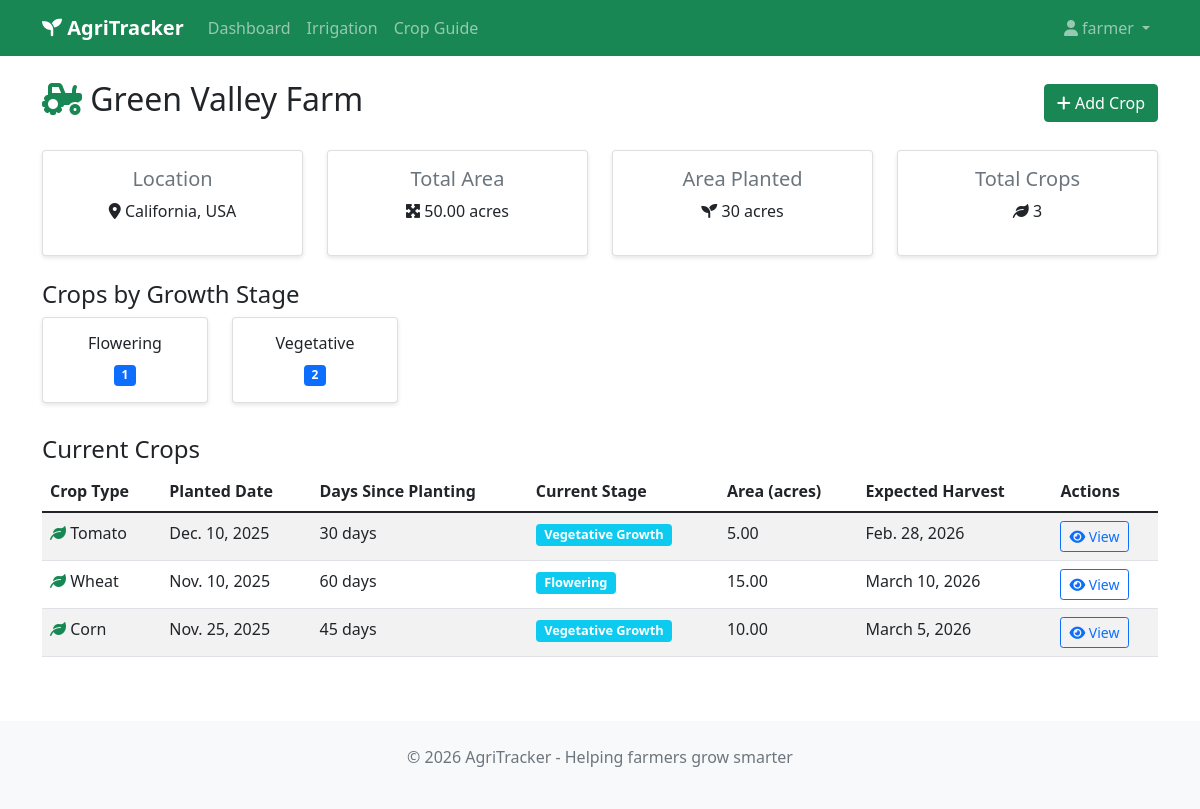
The page /farm/1/ (signed in) on the database its author committed.
### crops/models.py (models this page shows, shortened)
class Farm(models.Model):
    name = models.CharField(max_length=200)
    owner = models.ForeignKey(User, on_delete=models.CASCADE)
    location = models.CharField(max_length=300)
    total_area = models.DecimalField(max_digits=10, decimal_places=2, help_text="Area in acres")
    created_at = models.DateTimeField(auto_now_add=True)

class Crop(models.Model):
    GROWTH_STAGES = [
        ('seed', 'Seed/Planting'),
        ('germination', 'Germination'),
        ('vegetative', 'Vegetative Growth'),
        ('flowering', 'Flowering'),
        ('fruiting', 'Fruiting'),
        ('harvest', 'Ready for Harvest'),
        ('harvested', 'Harvested')
    ]
    farm = models.ForeignKey(Farm, on_delete=models.CASCADE)
    crop_type = models.ForeignKey(CropType, on_delete=models.CASCADE)
    planted_date = models.DateField()
    area_planted = models.DecimalField(max_digits=8, decimal_places=2, help_text="Area in acres")
    current_stage = models.CharField(max_length=20, choices=GROWTH_STAGES, default='seed')
    expected_harvest_date = models.DateField()
    notes = models.TextField(blank=True)
    @property
    def days_since_planting(self):
        return (timezone.now().date() - self.planted_date).days

class CropType(models.Model):
    name = models.CharField(max_length=100)
    scientific_name = models.CharField(max_length=150, blank=True)
    growing_season_days = models.IntegerField(help_text="Average days to harvest")
    water_requirement = models.CharField(max_length=50, choices=[
        ('low', 'Low'),
        ('medium', 'Medium'),
        ('high', 'High')
    ])

### crops/views.py (the view)
# urls.py: path('farm/<int:farm_id>/', views.farm_detail, name='farm_detail'),
@login_required
def farm_detail(request, farm_id):
    farm = get_object_or_404(Farm, id=farm_id, owner=request.user)
    crops = Crop.objects.filter(farm=farm).select_related('crop_type')
    total_area_planted = crops.aggregate(Sum('area_planted'))['area_planted__sum'] or 0
    crops_by_stage = crops.values('current_stage').annotate(count=Count('id'))
    context = {
        'farm': farm,
        'crops': crops,
        'total_area_planted': total_area_planted,
        'crops_by_stage': crops_by_stage,
    }
    return render(request, 'crops/farm_detail.html', context)

### templates/crops/farm_detail.html (shortened to what this page needs)
{% extends 'base.html' %}
{% block content %}
<div class="d-flex justify-content-between align-items-center mb-4">
    <h2><i class="fas fa-tractor text-success"></i> {{ farm.name }}</h2>
    <a href="{% url 'add_crop' farm.id %}" class="btn btn-success">
        <i class="fas fa-plus"></i> Add Crop
    </a>
</div>
<div class="row mb-4">
    <div class="col-md-3">
        <div class="card">
            <div class="card-body text-center">
                <h5 class="text-muted">Location</h5>
                <p><i class="fas fa-map-marker-alt"></i> {{ farm.location }}</p>
            </div>
        </div>
    </div>
    <div class="col-md-3">
        <div class="card">
            <div class="card-body text-center">
                <h5 class="text-muted">Total Area</h5>
                <p><i class="fas fa-expand-arrows-alt"></i> {{ farm.total_area }} acres</p>
            </div>
        </div>
    </div>
    <div class="col-md-3">
        <div class="card">
            <div class="card-body text-center">
                <h5 class="text-muted">Area Planted</h5>
                <p><i class="fas fa-seedling"></i> {{ total_area_planted }} acres</p>
            </div>
        </div>
    </div>
    <div class="col-md-3">
        <div class="card">
            <div class="card-body text-center">
                <h5 class="text-muted">Total Crops</h5>
                <p><i class="fas fa-leaf"></i> {{ crops.count }}</p>
            </div>
        </div>
    </div>
</div>
{% if crops_by_stage %}
<div class="row mb-4">
    <div class="col-12">
        <h4>Crops by Growth Stage</h4>
        <div class="row">
            {% for stage in crops_by_stage %}
            <div class="col-md-2 mb-2">
                <div class="card">
                    <div class="card-body text-center">
                        <h6 class="card-title">{{ stage.current_stage|title }}</h6>
                        <span class="badge bg-primary">{{ stage.count }}</span>
                    </div>
                </div>
            </div>
            {% endfor %}
        </div>
    </div>
</div>
{% endif %}
<div class="row">
    <div class="col-12">
        <h4>Current Crops</h4>
        {% if crops %}
            <div class="table-responsive">
                <table class="table table-striped">
                    <thead>
                        <tr>
                            <th>Crop Type</th>
                            <th>Planted Date</th>
                            <th>Days Since Planting</th>
                            <th>Current Stage</th>
                            <th>Area (acres)</th>
                            <th>Expected Harvest</th>
                            <th>Actions</th>
                        </tr>
                    </thead>
                    <tbody>
                        {% for crop in crops %}
                        <tr>
                            <td>
                                <i class="fas fa-leaf text-success"></i>
                                {{ crop.crop_type.name }}
                            </td>
                            <td>{{ crop.planted_date }}</td>
                            <td>{{ crop.days_since_planting }} days</td>
                            <td>
                                <span class="badge bg-info stage-badge">
                                    {{ crop.get_current_stage_display }}
                                </span>
                            </td>
                            <td>{{ crop.area_planted }}</td>
                            <td>{{ crop.expected_harvest_date }}</td>
                            <td>
                                <a href="{% url 'crop_detail' crop.id %}" class="btn btn-sm btn-outline-primary">
                                    <i class="fas fa-eye"></i> View
                                </a>
                            </td>
                        </tr>
                        {% endfor %}
                    </tbody>
                </table>
            </div>
        {% else %}
            <div class="alert alert-info">
                <i class="fas fa-info-circle"></i>
                No crops planted yet. <a href="{% url 'add_crop' farm.id %}">Add your first crop</a>!
            </div>
        {% endif %}
    </div>
</div>
{% endblock %}

### templates/base.html (shortened to what this page needs)
<!DOCTYPE html>
<html lang="en">
<head>
    <link href="https://cdn.jsdelivr.net/npm/bootstrap@5.1.3/dist/css/bootstrap.min.css" rel="stylesheet">
    <link href="https://cdnjs.cloudflare.com/ajax/libs/font-awesome/6.0.0/css/all.min.css" rel="stylesheet">
</head>
<body>
    <nav class="navbar navbar-expand-lg navbar-dark bg-success">
        <div class="container">
            <a class="navbar-brand" href="{% url 'home' %}">
                <i class="fas fa-seedling"></i> AgriTracker
            </a>
            <div class="collapse navbar-collapse" id="navbarNav">
                <ul class="navbar-nav me-auto">
                    <li class="nav-item">
                        <a class="nav-link" href="{% url 'home' %}">Dashboard</a>
                    </li>
                    {% if user.is_authenticated %}
                    <li class="nav-item">
                        <a class="nav-link" href="{% url 'irrigation_dashboard' %}">Irrigation</a>
                    </li>
                    {% endif %}
                    <li class="nav-item">
                        <a class="nav-link" href="{% url 'crop_guide' %}">Crop Guide</a>
                    </li>
                </ul>
                <ul class="navbar-nav">
                    {% if user.is_authenticated %}
                    <li class="nav-item dropdown">
                        <a class="nav-link dropdown-toggle" href="#" id="navbarDropdown" role="button" data-bs-toggle="dropdown">
                            <i class="fas fa-user"></i> {{ user.username }}
                        </a>
                    </li>
                    {% else %}
                    <li class="nav-item">
                        <a class="nav-link" href="/admin/login/">Login</a>
                    </li>
                    {% endif %}
                </ul>
            </div>
        </div>
    </nav>
    <main class="container mt-4">
        {% block content %}
        {% endblock %}
    </main>
    <footer class="bg-light mt-5 py-4">
        <div class="container text-center">
            <p class="text-muted">&copy; 2026 AgriTracker - Helping farmers grow smarter</p>
        </div>
    </footer>
</body>
</html>

### templates/base.html (style rules this page uses)
.navbar-brand { font-weight: bold; }
.card { box-shadow: 0 2px 4px rgba(0,0,0,0.1); }
.stage-badge { font-size: 0.8em; }

### rows shown on the page
Farm: name "Green Valley Farm", location "California, USA", total_area "50.00"
Crop: crop_type.name "Tomato", planted_date "Dec. 10, 2025", days_since_planting "30", current_stage "Vegetative Growth", area_planted "5.00", expected_harvest_date "Feb. 28, 2026"
Crop: crop_type.name "Wheat", planted_date "Nov. 10, 2025", days_since_planting "60", current_stage "Flowering", area_planted "15.00", expected_harvest_date "March 10, 2026"
Crop: crop_type.name "Corn", planted_date "Nov. 25, 2025", days_since_planting "45", current_stage "Vegetative Growth", area_planted "10.00", expected_harvest_date "March 5, 2026"

### other values the page prints
{{ user.username }} "farmer"
{{ total_area_planted }} "30"
{{ crops.count }} "3"
{{ stage.current_stage|title }} "Flowering" "Vegetative"
{{ stage.count }} "1" "2"
